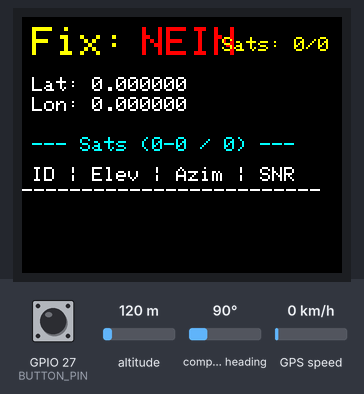
This sketch was run on a simulated ESP32. Parts: 160×128 colour display. The inputs (shaded band) are chosen by the test bench; at power-on: GPIO 27 (BUTTON_PIN) HIGH, altitude 120 m, compass heading 90°, GPS speed 0 km/h. Storage starts empty; EEPROM starts erased; the GPS gets a fix after 3 s at 37.7749, -122.4194 with 8 satellites; what the sketch prints to the serial monitor is not drawn.

Above: at 1.6 s.
1.7 s: GPIO 27 (BUTTON_PIN) pulled LOW for 0.15 s
At 2.1 s:
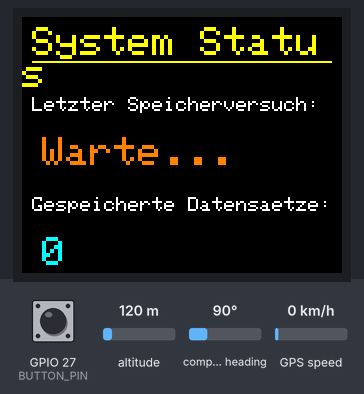
3.3 s: GPIO 27 (BUTTON_PIN) pulled LOW for 1 s
At 5.2 s:
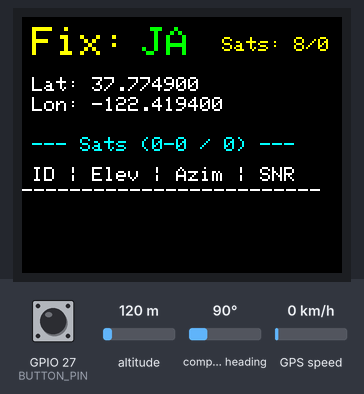
5.8 s: GPIO 27 (BUTTON_PIN) pulled LOW for 0.15 s
At 11.2 s:
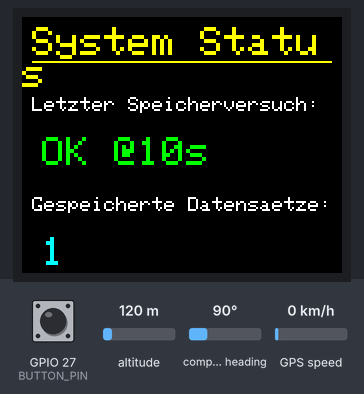
11.5 s: GPIO 27 (BUTTON_PIN) pulled LOW for 3.2 s
At 12.8 s:
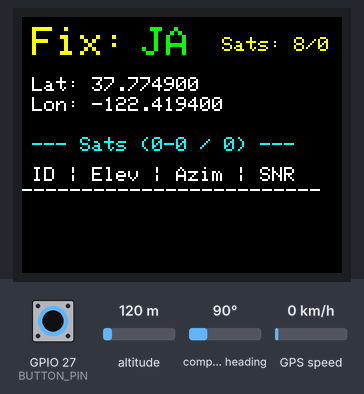
Timing chart, 0 to 14.5 s (numbered marks = the images above; inputs shaded):
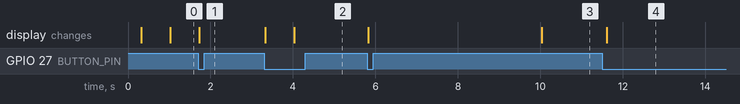

Measured:
- after the input at 1.7 s, the display: changes at once (image 1)
- after the input at 3.3 s, the display: first changes at once (image 2 shows a later state)
- after the input at 5.8 s, the display: first changes at once (image 3 shows a later state)
- after the input at 11.5 s, the display: changes after 0.11 s (image 4)

The sketch:

esp32.ino
```cpp
#include <Arduino.h>
#include <TinyGPS++.h>
#include <ArduinoJson.h>
#include <SPI.h>
#include <SD.h>
#include <Adafruit_GFX.h>
#include <Adafruit_ST7735.h>
#include <Preferences.h> // Bibliothek für den Dauerspeicher

// ===========================
// --- PIN-KONFIGURATION ---
// ===========================
#define GPS_RX_PIN 16
#define GPS_TX_PIN 17
#define DATA_OUT_TX_PIN 25
#define DATA_OUT_RX_PIN 26
#define SD_CS_PIN 5
#define TFT_RST 4
#define TFT_DC  2
#define TFT_CS  15
#define BUTTON_PIN 27

// ===========================
// --- GLOBALE OBJEKTE & VARIABLEN ---
// ===========================
HardwareSerial GpsSerial(2);
HardwareSerial DataOutSerial(1);
TinyGPSPlus gps;
Adafruit_ST7735 tft(TFT_CS, TFT_DC, TFT_RST);
Preferences preferences; // Objekt für den NVS-Speicher

int currentPage = 0;
bool lastButtonState = HIGH;
unsigned long lastDebounceTime = 0;
bool sdReady = false;
String serialBuffer = "";

unsigned long lastSaveAttempt = 0;
const long saveInterval = 10000; // 10 Sekunden, denn die Speicherung der daten jede Sekunde hat den ESP zum abstürzen gebracht.
String lastSaveStatus = "Warte...";
unsigned long savedRecordCount = 0;

struct SatelliteInfo {
  int id = 0; int elevation = 0; int azimuth = 0; int snr = 0;
};
SatelliteInfo satellites[16];
int totalSatsInView = 0;

// ===========================
// --- VORWÄRTSDEKLARATION ---
// ===========================
void updateTftDisplay();
void saveFixToSD();
void parseGsvSentence(String sentence);

// ===========================
// --- SETUP ---
// ===========================
void setup() {
  Serial.begin(115200);
  delay(300);
  Serial.println("\n--- ESP32 GPS-Sensor | Final mit Zeitstempel & sicherem Zähler ---");

  // Zähler aus dem Dauerspeicher laden
  preferences.begin("gps-logger", false);
  savedRecordCount = preferences.getULong("count", 0);
  preferences.end();
  Serial.printf("Zählerstand aus NVS geladen: %lu\n", savedRecordCount);

  GpsSerial.begin(9600, SERIAL_8N1, GPS_RX_PIN, GPS_TX_PIN);
  DataOutSerial.begin(9600, SERIAL_8N1, DATA_OUT_RX_PIN, DATA_OUT_TX_PIN);
  pinMode(BUTTON_PIN, INPUT_PULLUP);

  if (!SD.begin(SD_CS_PIN)) {
    Serial.println("❌ SD: Initialisierung fehlgeschlagen!");
    sdReady = false;
    lastSaveStatus = "Keine SD!";
  } else {
    Serial.println("✅ SD: bereit.");
    sdReady = true;
  }

  tft.initR(INITR_BLACKTAB);
  tft.setRotation(1);
  tft.fillScreen(ST7735_BLACK);
}

// ===========================
// --- HAUPTSCHLEIFE ---
// ===========================
void loop() {
  while (GpsSerial.available() > 0) {
    char c = GpsSerial.read();
    DataOutSerial.write(c);
    Serial.write(c);
    gps.encode(c);
    serialBuffer += c;
    if (c == '\n') {
      parseGsvSentence(serialBuffer);
      serialBuffer = "";
    }
  }

  bool currentButtonState = digitalRead(BUTTON_PIN);
  if (currentButtonState == LOW && lastButtonState == HIGH) {
    if (millis() - lastDebounceTime > 200) {
      Serial.println("Button pressed!");
      int maxSatPages = (totalSatsInView > 0) ? (totalSatsInView + 3) / 4 : 1;
      currentPage = (currentPage + 1) % (maxSatPages + 1);
      lastDebounceTime = millis();
      updateTftDisplay(); // Sofort aktualisieren
    }
  }
  lastButtonState = currentButtonState;

  static unsigned long lastDisplayUpdate = 0;
  if (millis() - lastDisplayUpdate > 1000) {
    lastDisplayUpdate = millis();
    updateTftDisplay();
  }

  if (millis() - lastSaveAttempt >= saveInterval) {
    lastSaveAttempt = millis();
    // Speichern nur, wenn wir einen Fix UND eine gültige Zeit haben
    if (gps.location.isValid() && gps.date.isValid() && gps.time.isValid()) {
        saveFixToSD();
    } else {
        lastSaveStatus = "Kein Fix/Zeit!";
    }
  }
}

// ===========================
// --- SD-LOGGING ---
// ===========================
void saveFixToSD() {
  if (!sdReady) {
    lastSaveStatus = "Keine SD!";
    return;
  }

  StaticJsonDocument<2048> doc;

  // Echten Zeitstempel erstellen und hinzufügen
  char datetime_str[20];
  sprintf(datetime_str, "%04d-%02d-%02d %02d:%02d:%02d",
          gps.date.year(), gps.date.month(), gps.date.day(),
          gps.time.hour(), gps.time.minute(), gps.time.second());
  doc["datetime"] = datetime_str;

  doc["fix"] = true;
  doc["lat"] = gps.location.lat();
  doc["lon"] = gps.location.lng();
  doc["sats_in_use"] = gps.satellites.value();
  doc["sats_in_view"] = totalSatsInView;
  doc["hdop"] = gps.hdop.hdop();
  doc["alt_m"] = gps.altitude.meters();
  doc["speed_kmph"] = gps.speed.kmph();
  doc["ms"] = millis();

  JsonArray satsArray = doc.createNestedArray("satellites");
  for (int i = 0; i < totalSatsInView; ++i) {
    if (satellites[i].id > 0) {
        JsonObject satObject = satsArray.createNestedObject();
        satObject["id"] = satellites[i].id;
        satObject["elev"] = satellites[i].elevation;
        satObject["azim"] = satellites[i].azimuth;
        satObject["snr"] = satellites[i].snr;
    }
  }

  String line;
  serializeJson(doc, line);

  File f = SD.open("/gpslog.jsonl", FILE_APPEND);
  if (f) {
    f.println(line);
    f.close();
    savedRecordCount++;

    // Zählerstand im Dauerspeicher sichern
    preferences.begin("gps-logger", false);
    preferences.putULong("count", savedRecordCount);
    preferences.end();

    lastSaveStatus = "OK @" + String(millis() / 1000) + "s";
    Serial.println("💾 SD: Daten erfolgreich gespeichert.");
  } else {
    lastSaveStatus = "Fehler!";
    Serial.println("❌ SD: Öffnen von /gpslog.jsonl fehlgeschlagen.");
  }
}

// ===========================
// --- TFT-DARSTELLUNG ---
// ===========================
void updateTftDisplay() {
    tft.fillScreen(ST7735_BLACK);
    int maxSatPages = (totalSatsInView > 0) ? (totalSatsInView + 3) / 4 : 1;
    if (currentPage >= (maxSatPages + 1)) { currentPage = 0; }

    if (currentPage < maxSatPages) {
        // Satelliten-Seiten
        tft.setCursor(5, 5); tft.setTextColor(ST7735_YELLOW); tft.setTextSize(2);
        tft.print("Fix: ");
        tft.setTextSize(2); tft.setCursor(60, 5);
        if (gps.location.isValid()) { tft.setTextColor(ST7735_GREEN); tft.print("JA "); }
        else { tft.setTextColor(ST7735_RED); tft.print("NEIN"); }
        tft.setTextSize(1); tft.setTextColor(ST7735_YELLOW);
        tft.setCursor(100, 10);
        tft.printf("Sats: %d/%d", gps.satellites.value(), totalSatsInView);
        tft.setTextColor(ST7735_WHITE); tft.setCursor(5, 30);
        tft.printf("Lat: %.6f", gps.location.isValid() ? gps.location.lat() : 0.0);
        tft.setCursor(5, 40);
        tft.printf("Lon: %.6f", gps.location.isValid() ? gps.location.lng() : 0.0);
        tft.setCursor(5, 60); tft.setTextColor(ST7735_CYAN);
        int startSat = currentPage * 4;
        int endSat = min(startSat + 4, totalSatsInView);
        tft.printf("--- Sats (%d-%d / %d) ---", (totalSatsInView ? startSat + 1 : 0), endSat, totalSatsInView);
        tft.setCursor(5, 75); tft.setTextColor(ST7735_WHITE);
        tft.println("ID | Elev | Azim | SNR");
        tft.println("-------------------------");
        for (int i = startSat; i < endSat; ++i) {
            if (satellites[i].id > 0) {
                tft.printf("%-3d| %-5d| %-5d| %d\n", satellites[i].id, satellites[i].elevation, satellites[i].azimuth, satellites[i].snr);
            }
        }
    } else {
        // Status-Seite
        tft.setCursor(5, 5); tft.setTextColor(ST7735_YELLOW); tft.setTextSize(2);
        tft.println("System Status");
        tft.drawFastHLine(5, 22, tft.width() - 10, ST7735_YELLOW);
        tft.setCursor(5, 40); tft.setTextColor(ST7735_WHITE); tft.setTextSize(1);
        tft.println("Letzter Speicherversuch:");
        tft.setCursor(10, 60); tft.setTextSize(2);
        if (lastSaveStatus.startsWith("OK")) tft.setTextColor(ST7735_GREEN);
        else if (lastSaveStatus.startsWith("Fehler") || lastSaveStatus.startsWith("Keine SD")) tft.setTextColor(ST7735_RED);
        else tft.setTextColor(ST7735_ORANGE);
        tft.print(lastSaveStatus);
        tft.setCursor(5, 90); tft.setTextColor(ST7735_WHITE); tft.setTextSize(1);
        tft.println("Gespeicherte Datensaetze:");
        tft.setCursor(10, 110); tft.setTextSize(2);
        tft.setTextColor(ST7735_CYAN);
        tft.print(savedRecordCount);
    }
}

// ===========================
// --- GSV-PARSING ---
// ===========================
void parseGsvSentence(String sentence) {
  if (sentence.startsWith("$GPGSV") || sentence.startsWith("$GLGSV") || sentence.startsWith("$GAGSV") || sentence.startsWith("$GQGSV")) {
    int part_index = 0; String part = ""; int msg_num = 0;
    int temp_msg_num_start = sentence.indexOf(',', 7) + 1;
    int temp_msg_num_end = sentence.indexOf(',', temp_msg_num_start);
    int temp_msg_num = sentence.substring(temp_msg_num_start, temp_msg_num_end).toInt();
    if (temp_msg_num == 1) {
      for(int i=0; i<16; i++) { satellites[i] = {0,0,0,0}; }
    }
    for (int i = 0; i < sentence.length(); i++) {
      if (sentence.charAt(i) == ',' || sentence.charAt(i) == '*') {
        if (part.length() > 0 || part_index == 7 || part_index == 11 || part_index == 15 || part_index == 19) {
          switch (part_index) {
            case 2: msg_num = part.toInt(); break;
            case 3: totalSatsInView = part.toInt(); break;
            case 4: if (msg_num > 0) satellites[(msg_num-1)*4 + 0].id = part.toInt(); break;
            case 5: if (msg_num > 0) satellites[(msg_num-1)*4 + 0].elevation = part.toInt(); break;
            case 6: if (msg_num > 0) satellites[(msg_num-1)*4 + 0].azimuth = part.toInt(); break;
            case 7: if (msg_num > 0) satellites[(msg_num-1)*4 + 0].snr = part.toInt(); break;
            case 8: if (msg_num > 0) satellites[(msg_num-1)*4 + 1].id = part.toInt(); break;
            case 9: if (msg_num > 0) satellites[(msg_num-1)*4 + 1].elevation = part.toInt(); break;
            case 10: if (msg_num > 0) satellites[(msg_num-1)*4 + 1].azimuth = part.toInt(); break;
            case 11: if (msg_num > 0) satellites[(msg_num-1)*4 + 1].snr = part.toInt(); break;
            case 12: if (msg_num > 0) satellites[(msg_num-1)*4 + 2].id = part.toInt(); break;
            case 13: if (msg_num > 0) satellites[(msg_num-1)*4 + 2].elevation = part.toInt(); break;
            case 14: if (msg_num > 0) satellites[(msg_num-1)*4 + 2].azimuth = part.toInt(); break;
            case 15: if (msg_num > 0) satellites[(msg_num-1)*4 + 2].snr = part.toInt(); break;
            case 16: if (msg_num > 0) satellites[(msg_num-1)*4 + 3].id = part.toInt(); break;
            case 17: if (msg_num > 0) satellites[(msg_num-1)*4 + 3].elevation = part.toInt(); break;
            case 18: if (msg_num > 0) satellites[(msg_num-1)*4 + 3].azimuth = part.toInt(); break;
            case 19: if (msg_num > 0) satellites[(msg_num-1)*4 + 3].snr = part.toInt(); break;
          }
        }
        part = ""; part_index++;
      } else { part += sentence.charAt(i); }
    }
  }
}
```
